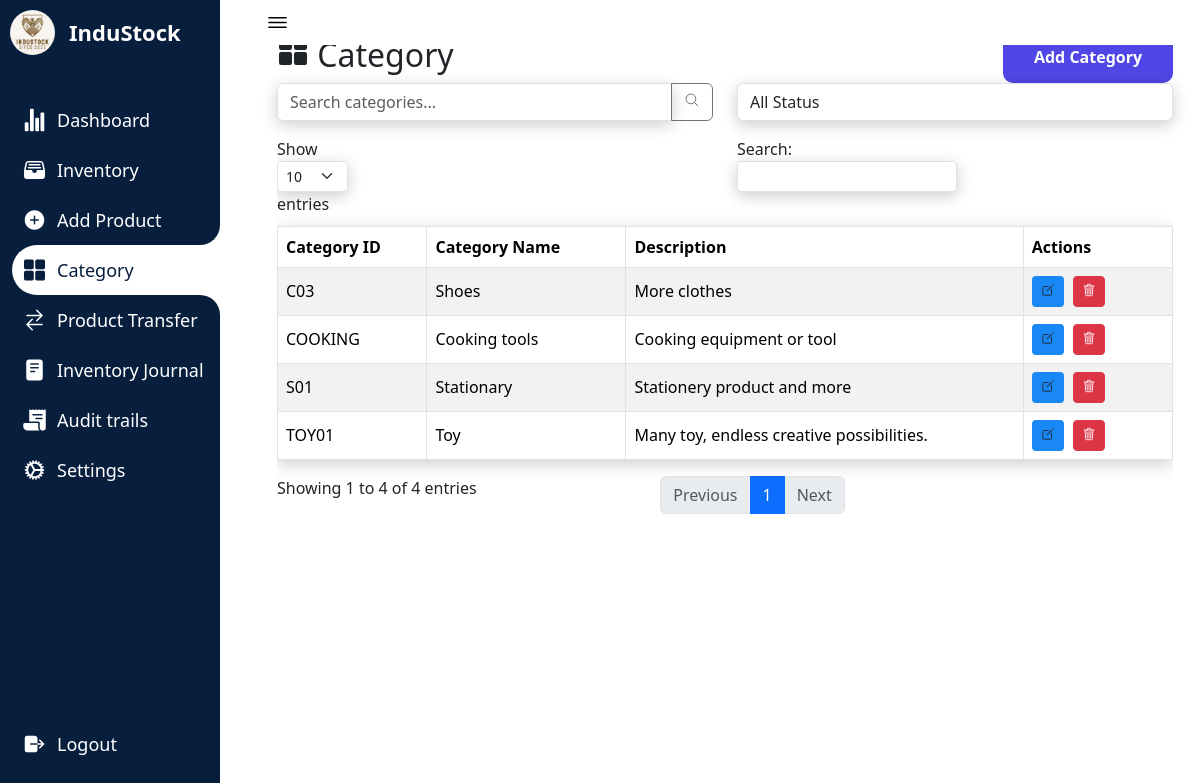
The page /Category.php (signed in) on the database its author committed.
### tables this page shows
CREATE TABLE `companyprofile` (
  `id` int(11) NOT NULL,
  `name` varchar(250) NOT NULL,
  `profilepicture` varchar(1000) DEFAULT NULL
);

CREATE TABLE `category` (
  `categoryid` varchar(250) NOT NULL,
  `categoryname` varchar(250) NOT NULL,
  `categorydescription` varchar(250) NOT NULL
);

### Category.php (the view, shortened to what this page needs)
<?php
require_once "config.php";
$companyId = 1;
$query = "SELECT * FROM companyprofile WHERE id = ?";
$stmt = mysqli_prepare($conn, $query);
mysqli_stmt_bind_param($stmt, "i", $companyId);
mysqli_stmt_execute($stmt);
$result = mysqli_stmt_get_result($stmt);
$companyProfile = mysqli_fetch_assoc($result);
$companyProfileImagePath = $companyProfile['profilepicture'];
$companyName = $companyProfile['name'];
?>
<!DOCTYPE html>
<html lang="en">
<head>
    <link rel="stylesheet" href="testin3.css">
    <link href="https://cdn.jsdelivr.net/npm/bootstrap@5.3.1/dist/css/bootstrap.min.css" rel="stylesheet">
    <link rel="stylesheet" href="https://cdn.rawgit.com/sachinchoolur/lightgallery.js/master/dist/css/lightgallery.min.css">
    <link href="https://cdn.datatables.net/1.10.25/css/dataTables.bootstrap.min.css" rel="stylesheet"/>
</head>
<body>
<nav>
    <div class="logo">
        <div class="logo-image">
            <?php
            if (!empty($companyProfileImagePath)) {
                echo '<img src="' . $companyProfileImagePath . '" alt="Company Logo" class="logoimage">';
            } else {
                echo '<img src="path/to/placeholder/image.jpg" alt="No Image" style="">';
            }
            ?>
        </div>
        <div class="logo-name">
            <?php echo $companyName; ?>
        </div>
    </div>
    <div class="menu-items">
        <ul class="navLinks">
            <li class="navList">
                <a href="Dashboard.php">
                    <ion-icon name="stats-chart"></ion-icon>
                    <span class="links">Dashboard</span>
                </a>
            </li>
            <li class="navList">
                <a href="Inventory.php">
                    <ion-icon name="file-tray-full"></ion-icon>
                    <span class="links">Inventory</span>
                </a>
            </li>
            <li class="navList">
                <a href="Product.php">
                    <ion-icon name="add-circle"></ion-icon>
                    <span class="links">Add Product</span>
                </a>
            </li>
            <li class="navList active">
                <a href="Category.php">
                    <ion-icon name="grid"></ion-icon>
                    <span class="links">Category</span>
                </a>
            </li>
            <li class="navList">
                <a href="Order.php">
                    <ion-icon name="swap-horizontal"></ion-icon>
                    <span class="links">Product Transfer</span>
                </a>
            </li>
            <li class="navList">
                <a href="Reports.php">
                    <ion-icon name="reader"></ion-icon>
                    <span class="links">Inventory Journal</span>
                </a>
            </li>
            <li class="navList">
                <a href="audittrails.php">
                    <ion-icon name="receipt"></ion-icon>
                    <span class="links">Audit trails</span>
                </a>
            </li>
            <li class="navList">
                <a href="Settings.php">
                    <ion-icon name="cog"></ion-icon>
                    <span class="links">Settings</span>
                </a>
            </li>
        </ul>
        <ul class="bottom-link">
            <li>
                <a href="logout.php">
                    <ion-icon name="log-out"></ion-icon>
                    <span class="links">Logout</span>
                </a>
            </li>
        </ul>
    </div>
</nav>
<section class="dashboard">
    <div class="top">
        <ion-icon class="navToggle" name="menu-outline"></ion-icon>
    </div>
    <div class="content-wrapper">
        <div class="container">
            <div class="row">
                <div class="col-md-12" style="display:flex;">
                    <h2><ion-icon name="grid"></ion-icon> Category</h2>
                    <a href="addcategory.php" class="allButton" style="margin-left:auto; background-color:#4F46E5; border-color:#4F46E5;"><b>Add Category</b></a>
                </div>
            </div>
            <div class="row">
                <div class="col-md-6">
                    <div class="input-group mb-3">
                        <input type="text" id="searchInput" class="form-control" placeholder="Search categories..." onkeyup="filterTable()">
                        <button class="btn btn-outline-secondary" type="button">
                            <ion-icon name="search-outline"></ion-icon>
                        </button>
                    </div>
                </div>
                <div class="col-md-6">
                    <select name="statusFilter" id="statusFilter" class="form-control" onchange="filterTable()">
                        <option value="">All Status</option>
                    </select>
                </div>
            </div>
            <div class="row">
                <div class="col-md-12">
                    <div class="table-responsive">
                        <table class="table table-bordered table-striped" id="categoryTable" style="border-top: 1px solid #dee2e6; border-left: 1px solid #dee2e6; border-bottom: 1px solid #dee2e6;">
                            <thead>
                                <th style="width:150px;">Category ID</th>
                                <th style="width:200px;">Category Name</th>
                                <th style="width:400px;">Description</th>
                                <th style="width:150px;">Actions</th>
                            </thead>
                            <tbody>
                                <?php
                                require_once "config.php";
                                $sql = mysqli_query($conn, "SELECT * FROM category");
                                $row = mysqli_num_rows($sql);
                                if($row > 0){
                                    while($row = mysqli_fetch_array($sql)){
                                ?>
                                <tr style="vertical-align: middle;">
                                    <td><?php echo $row['categoryid'];?></td>
                                    <td><?php echo $row['categoryname'];?></td>
                                    <td><?php echo $row['categorydescription'];?></td>
                                    <td>
                                        <a href="editcategory.php?editid=<?php echo htmlentities($row['categoryid']);?>" class="btn btn-sm" style="background-color:#1988F5; margin-right:5px;"> <ion-icon name="create-outline"></ion-icon></a>
                                        <a href="Category.php?delid=<?php echo htmlentities($row['categoryid']);?>" onClick="return confirm('Are you sure you want to delete this category?');" class="btn btn-danger btn-sm"><ion-icon name="trash-outline"></ion-icon></a>
                                    </td>
                                </tr>
                                <?php
                                    }
                                }
                                ?>
                            </tbody>
                        </table>
                    </div>
                </div>
            </div>
        </div>
    </div>
</section>
</body>
</html>

### testin3.css (style rules this page uses)
* { margin: 0; padding: 0; box-sizing: border-box; }
:root { --primary-color:#071e3d; --nav-color: #071e3d; --dash-color: #fff; --logo-color: #fff; --text-color: #000; --text-color-light: #333; --white: #fff; --border-color: #ccc; --toggle-color: #fff; --title-icon-color: #fff; --time-03: all 0.3s linear; --time-02: all 0.2s linear; }
body { width: 100%; min-height: 100vh; background-color: var(--dash-color); font-family: 'Poppins', sans-serif; }
nav { position: fixed; top: 0; left: 0; height: 100%; width: 220px; background-color: var(--nav-color); padding: 10px 0 10px 10px; transition: var(--time-03); }
nav .logo { display: flex; align-items: center; }
.logoimage { border-radius:50%; }
nav .logo-image { width: 45px; height: 45px; border-radius: 50%; }
nav .logo-image img { width: 45px; height: 45px; object-fit: cover; }
nav .logo .logo-name { font-size: 22px; font-weight: 600; color: var(--logo-color); margin-left: 14px; white-space: nowrap; transition: var(--time-02); }
nav .menu-items { margin-top: 40px; display: flex; flex-direction: column; height: calc(100% - 90px); justify-content: space-between; }
nav .menu-items li { list-style: none; }
nav .menu-items li a { display: flex; align-items: center; margin-left:-30px; height: 50px; text-decoration: none; }
nav .menu-items li.active a { border-top-left-radius: 25px; border-bottom-left-radius: 25px; position: relative; }
nav .menu-items li a ion-icon { color: var(--white); font-size: 24px; min-width: 45px; }
nav .menu-items li a .links { font-size: 18px; color: var(--white); transition: var(--time-02); }
nav .menu-items li.active a { background-color: var(--dash-color); }
nav .menu-items li.active a:before { content: ''; position: absolute; width: 40px; height: 40px; right: 0; top: -40px; border-radius: 50%; box-shadow: 20px 20px var(--dash-color); pointer-events: none; }
nav .menu-items li.active a:after { content: ''; position: absolute; width: 40px; height: 40px; right: 0; bottom: -40px; border-radius: 50%; box-shadow: 20px -20px var(--dash-color); pointer-events: none; }
nav .menu-items li.active a .links { color: var(--primary-color); }
nav .menu-items li.active a ion-icon { color: var(--primary-color); }
.dashboard { position: relative; left: 250px; width: calc(100% - 250px); min-height: 100vh; background-color: var(--dash-color); padding: 10px 15px; transition: var(--time-03); }
.dashboard .top { position: fixed; background-color: var(--dash-color); display: flex; justify-content: space-between; align-items: center; left: 250px; top: 0; padding: 10px 15px; width: calc(100% - 250px); transition: var(--time-03); z-index: 100; }
.dashboard .top .navToggle { font-size: 25px; color: var(--text-color); cursor: pointer; }
.container { padding:1%; background-color: white; margin-top:5%; transition: border-radius 0.5s cubic-bezier(0.175, 0.885, 0.32, 1.275); }
.content-wrapper { margin-top:-30px; }
.dashboard .content-wrapper { top: 0; transition: var(--time-03); }
input { box-shadow: 0 4px 16px rgba(0, 0, 0, 0.2); }
table { box-shadow: 0 4px 16px rgba(0, 0, 0, 0.2); }
select { box-shadow: 0 4px 16px rgba(0, 0, 0, 0.2); }
.allButton { display: inline-block; padding: 10px 20px; text-decoration: none; color: #fff; background-color:#4F46E5; border-radius:10px; width:170px; text-align:center; font-weight: bold; }

### rows shown on the page
companyprofile: profilepicture (picture), name "InduStock"
category: categoryid "C03", categoryname "Shoes", categorydescription "More clothes"
category: categoryid "COOKING", categoryname "Cooking tools", categorydescription "Cooking equipment or tool"
category: categoryid "TOY01", categoryname "Toy", categorydescription "Many toy, endless creative possibilities."
category: categoryid "S01", categoryname "Stationary", categorydescription "Stationery product and more"
